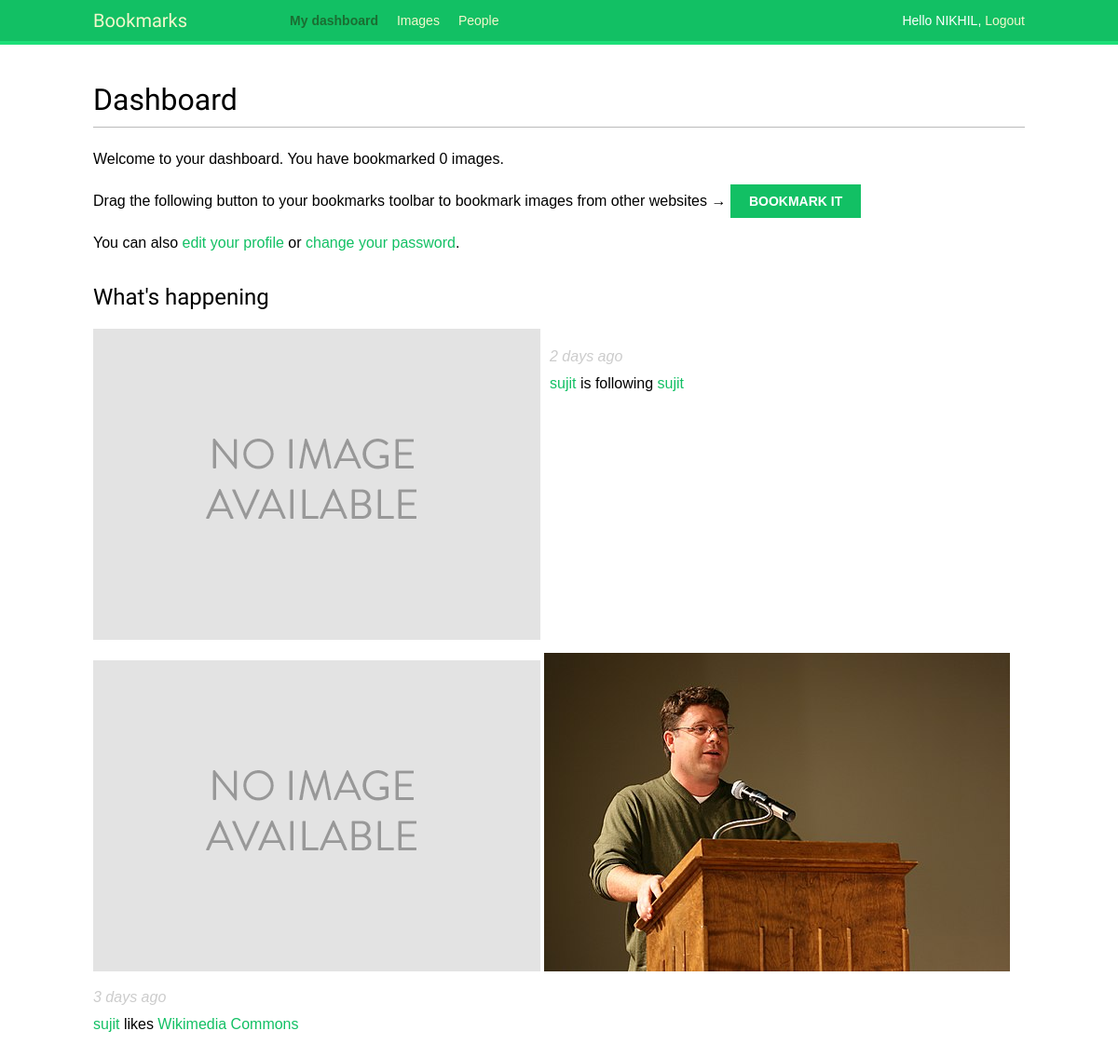
/account/ (signed in), run on the app's committed database.
### actions/models.py (models this page shows)
class Action(models.Model):
    user = models.ForeignKey('auth.User', related_name='actions', on_delete=models.CASCADE)
    verb = models.CharField(max_length=255)
    created = models.DateTimeField(auto_now_add=True)
    target_ct = models.ForeignKey(ContentType, blank=True, null=True, related_name='target_obj', on_delete=models.CASCADE)
    target_id = models.PositiveIntegerField(null=True, blank=True)
    target = GenericForeignKey('target_ct', 'target_id')
    class Meta:
        indexes = [
            models.Index(fields=['-created']),
            models.Index(fields=['target_ct', 'target_id']),
        ]
        ordering = ['-created']

### images/models.py (models this page shows, shortened)
class Image(models.Model):
    user = models.ForeignKey(settings.AUTH_USER_MODEL, related_name='images_created', on_delete=models.CASCADE)
    title = models.CharField(max_length=200)
    slug = models.SlugField(max_length=200, blank=True)
    url = models.URLField(max_length=2000)
    image = models.ImageField(upload_to='images/%Y/%m/%d/')
    description = models.TextField(blank=True)
    created = models.DateField(auto_now_add=True)
    users_like = models.ManyToManyField(settings.AUTH_USER_MODEL, related_name='images_liked', blank=True)
    total_likes = models.PositiveIntegerField(default=0)
    class Meta:
        indexes = [
            models.Index(fields=['-created']),
            models.Index(fields=['-total_likes']),
        ]
        ordering = ['-created']
    def __str__(self):
        return self.title
    def get_absolute_url(self):
        return reverse('images:detail', args=[self.id, self.slug])

### account/views.py (the view)
# urls.py: path('', views.dashboard, name='dashboard'),
@login_required
def dashboard(request):
    actions = Action.objects.exclude(user=request.user)
    following_ids = request.user.following.values_list('id', flat=True)
    if following_ids:
        actions = actions.filter(user_id__in=following_ids)
    actions = actions.select_related('user', 'user__profile').prefetch_related('target')[:10]
    return render(request, 'account/dashboard.html',
                  {'section': 'dashboard', 'actions': actions})

### account/templates/account/dashboard.html (shortened to what this page needs)
{% extends "base.html" %}
{% block content %}
    <h1>Dashboard</h1>
    {% with total_images_created=request.user.images_created.count %}
      <p>Welcome to your dashboard. You have bookmarked {{ total_images_created }} image{{ total_images_created|pluralize }}.</p>
    {% endwith %}
    <p>Drag the following button to your bookmarks toolbar to bookmark images from other websites → <a href="javascript:{% include "bookmarklet_launcher.js" %}" class="button">Bookmark it</a></p>
    <p>You can also <a href="{% url "edit" %}">edit your profile</a> or <a href="{% url "password_change" %}">change your password</a>.</p>
    <h2>What's happening</h2>
    <div id="action-list">
      {% for action in actions %}
        {% include "actions/action/detail.html" %}
      {% endfor %}
    </div>
{% endblock %}

### account/templates/base.html (shortened to what this page needs)
{% load static %}
<!DOCTYPE html>
<html lang="en">
<head>
    <link rel="stylesheet" href="{% static "css/base.css" %}">
</head>
<body>
    <div id="header">
        <span class="logo">Bookmarks</span>
        {% if request.user.is_authenticated %}
            <ul class="menu">
                <li {% if section == "dashboard" %}class="selected"{% endif %}>
                    <a href="{% url "dashboard" %}">My dashboard</a>
                </li>
                <li {% if section == "images" %}class="selected"{% endif %}>
                    <a href="{% url "images:list" %}">Images</a>
                </li>
                <li {% if section == "people" %}class="selected"{% endif %}>
                    <a href="{% url "user_list" %}">People</a>
                </li>
            </ul>
        {% endif %}
        <span class="user">
            {% if request.user.is_authenticated %}
                Hello {{ request.user.first_name|default:request.user.username }},
                <a href="{% url "logout" %}">Logout</a>
            {% else %}
                <a href="{% url "login" %}">Log-in</a>
            {% endif %}
        </span>
    </div>
    <div id="content">
        {% block content %}
        {% endblock %}
    </div>
</body>
</html>

### actions/templates/actions/action/detail.html
{% load thumbnail %}
{% with user=action.user profile=action.user.profile %}
<div class="action">
  <div class="images">
    {% if profile.photo %}
      {% thumbnail user.profile.photo "80x80" crop="100%" as im %}
      <a href="{{ user.get_absolute_url }}">
        <img src="{{ im.url }}" alt="{{ user.get_full_name }}"
         class="item-img">
      </a>
    {% endif %}
    {% if action.target %}
      {% with target=action.target %}
        {% if target.image %}
          {% thumbnail target.image "80x80" crop="100%" as im %}
          <a href="{{ target.get_absolute_url }}">
            <img src="{{ im.url }}" class="item-img">
          </a>
        {% endif %}
      {% endwith %}
    {% endif %}
  </div>
  <div class="info">
    <p>
      <span class="date">{{ action.created|timesince }} ago</span>
      <br />
      <a href="{{ user.get_absolute_url }}">
        {{ user.first_name }}
      </a>
      {{ action.verb }}
      {% if action.target %}
        {% with target=action.target %}
          <a href="{{ target.get_absolute_url }}">{{ target }}</a>
        {% endwith %}
      {% endif %}
    </p>
  </div>
</div>
{% endwith %}

### account/static/css/base.css (style rules this page uses)
body { margin:0; padding:0; font-family:helvetica, sans-serif; }
p { line-height: 1.8; }
a { color:#12c064; text-decoration:none; }
h1, h2, h3, h4, h5 , h6 { font-family: 'Muli', sans-serif; font-weight:normal; }
h1 { border-bottom:1px solid #bbb; padding:0 0 10px 0; margin:10px 0 20px 0; }
h2 { margin:30px 0 20px; }
#header { padding:10px 100px; font-size:14px; background:#12c064; color:#fff; border-bottom:4px solid #1cdf78; overflow:auto; }
#header .logo { font-family: 'Muli', sans-serif; float:left; color:#f3f7cc; font-size:20px; margin-right:10%; }
#header ul.menu { list-style:none; float:left; margin:0; padding:0; }
#header ul.menu li { float:left; padding:4px 10px; }
#header ul.menu li.selected a, #header ul.menu li.selected a:hover { color:#1b6d32; font-weight:bold; }
#header a { color:#f3f7cc; }
#header .user { float:right; padding-top:4px; }
#content { padding:30px 100px; }
input[type=submit], a.button { font-weight:bold; background:#12c064; color:#fff; padding:10px 20px; font-size:14px; text-transform:uppercase; }
.action { clear:both; overflow:auto; }
.action .images { float:left; margin:0 10px 10px 0; }
.action .date { font-style:italic; color:#ccc; }

### data on the page
Action: created "2 days", user.first_name "sujit", verb "is following", target "sujit"
Action: created "3 days", user.first_name "sujit", verb "likes", target "Wikimedia Commons"

### other printed values
{{ request.user.first_name|default:request.user.username }} "NIKHIL"
{{ total_images_created }} "0"
